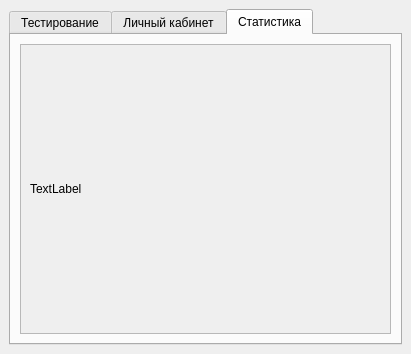
<?xml version="1.0" encoding="UTF-8"?>
<ui version="4.0">
 <class>UI_UserWindow</class>
 <widget class="QMainWindow" name="UI_UserWindow">
  <property name="geometry">
   <rect>
    <x>0</x>
    <y>0</y>
    <width>411</width>
    <height>354</height>
   </rect>
  </property>
  <property name="windowTitle">
   <string>Система тестирования</string>
  </property>
  <widget class="QWidget" name="centralwidget">
   <layout class="QVBoxLayout" name="verticalLayout">
    <item>
     <widget class="QTabWidget" name="tabWidget">
      <property name="currentIndex">
       <number>2</number>
      </property>
      <widget class="QWidget" name="tab">
       <attribute name="title">
        <string>Тестирование</string>
       </attribute>
       <layout class="QFormLayout" name="formLayout">
        <item row="0" column="0">
         <widget class="QLabel" name="label">
          <property name="text">
           <string>Выберите тему</string>
          </property>
          <property name="alignment">
           <set>Qt::AlignCenter</set>
          </property>
         </widget>
        </item>
        <item row="0" column="1">
         <widget class="QComboBox" name="comboBox"/>
        </item>
        <item row="1" column="1">
         <widget class="QPushButton" name="pushButton">
          <property name="text">
           <string>Пройти тематический тест</string>
          </property>
         </widget>
        </item>
        <item row="5" column="0" colspan="2">
         <widget class="QLabel" name="label_2">
          <property name="text">
           <string/>
          </property>
         </widget>
        </item>
        <item row="3" column="0" colspan="2">
         <widget class="QPushButton" name="pushButton_2">
          <property name="text">
           <string>Пройти итоговый тест</string>
          </property>
         </widget>
        </item>
       </layout>
      </widget>
      <widget class="QWidget" name="tab_2">
       <attribute name="title">
        <string>Личный кабинет</string>
       </attribute>
       <layout class="QVBoxLayout" name="verticalLayout_2">
        <item>
         <widget class="QScrollArea" name="scrollArea">
          <property name="widgetResizable">
           <bool>true</bool>
          </property>
          <widget class="QWidget" name="scrollAreaWidgetContents">
           <property name="geometry">
            <rect>
             <x>0</x>
             <y>-124</y>
             <width>354</width>
             <height>414</height>
            </rect>
           </property>
           <layout class="QFormLayout" name="formLayout_2">
            <item row="0" column="0">
             <widget class="QLabel" name="label_14">
              <property name="text">
               <string>Фото</string>
              </property>
             </widget>
            </item>
            <item row="0" column="1">
             <widget class="QGraphicsView" name="photoView"/>
            </item>
            <item row="1" column="1">
             <widget class="QPushButton" name="pushButton_5">
              <property name="text">
               <string>Загрузить фото</string>
              </property>
             </widget>
            </item>
            <item row="2" column="0">
             <widget class="QLabel" name="label_7">
              <property name="text">
               <string>Имя*</string>
              </property>
             </widget>
            </item>
            <item row="2" column="1">
             <widget class="QLineEdit" name="nameLine"/>
            </item>
            <item row="3" column="0">
             <widget class="QLabel" name="label_6">
              <property name="text">
               <string>Фамилия*</string>
              </property>
             </widget>
            </item>
            <item row="3" column="1">
             <widget class="QLineEdit" name="lineEdit_4"/>
            </item>
            <item row="4" column="0">
             <widget class="QLabel" name="label_13">
              <property name="text">
               <string>Отчество</string>
              </property>
             </widget>
            </item>
            <item row="4" column="1">
             <widget class="QLineEdit" name="faternityLine"/>
            </item>
            <item row="5" column="0">
             <widget class="QLabel" name="label_8">
              <property name="text">
               <string>Дата рождения*</string>
              </property>
             </widget>
            </item>
            <item row="5" column="1">
             <widget class="QDateEdit" name="dateOfBirth"/>
            </item>
            <item row="6" column="0">
             <widget class="QLabel" name="label_9">
              <property name="text">
               <string>Группа*</string>
              </property>
             </widget>
            </item>
            <item row="6" column="1">
             <widget class="QComboBox" name="group">
              <item>
               <property name="text">
                <string>18БИ1</string>
               </property>
              </item>
              <item>
               <property name="text">
                <string>18БИ2</string>
               </property>
              </item>
             </widget>
            </item>
            <item row="7" column="0">
             <widget class="QLabel" name="label_10">
              <property name="text">
               <string>Секретный вопрос*</string>
              </property>
             </widget>
            </item>
            <item row="7" column="1">
             <widget class="QComboBox" name="question">
              <item>
               <property name="text">
                <string>Вопрос1</string>
               </property>
              </item>
              <item>
               <property name="text">
                <string>Вопрос2</string>
               </property>
              </item>
              <item>
               <property name="text">
                <string>Вопрос3</string>
               </property>
              </item>
             </widget>
            </item>
            <item row="8" column="0">
             <widget class="QLabel" name="label_11">
              <property name="text">
               <string>Ответ*</string>
              </property>
             </widget>
            </item>
            <item row="8" column="1">
             <widget class="QLineEdit" name="answerLine"/>
            </item>
            <item row="9" column="0">
             <widget class="QLabel" name="label_3">
              <property name="text">
               <string>Эл. почта*</string>
              </property>
             </widget>
            </item>
            <item row="9" column="1">
             <widget class="QLineEdit" name="emailLine"/>
            </item>
            <item row="10" column="0">
             <widget class="QLabel" name="label_12">
              <property name="text">
               <string>Телефон</string>
              </property>
             </widget>
            </item>
            <item row="10" column="1">
             <widget class="QLineEdit" name="phoneLine"/>
            </item>
            <item row="11" column="1">
             <widget class="QPushButton" name="pushButton_3">
              <property name="text">
               <string>Подтвердить изменения</string>
              </property>
             </widget>
            </item>
            <item row="13" column="0" colspan="2">
             <widget class="QPushButton" name="pushButton_4">
              <property name="text">
               <string>Удалить пользователя</string>
              </property>
             </widget>
            </item>
            <item row="14" column="0" colspan="2">
             <widget class="QLabel" name="errorLabel">
              <property name="text">
               <string/>
              </property>
             </widget>
            </item>
           </layout>
          </widget>
         </widget>
        </item>
       </layout>
      </widget>
      <widget class="QWidget" name="tab_3">
       <attribute name="title">
        <string>Статистика</string>
       </attribute>
       <layout class="QVBoxLayout" name="verticalLayout_3">
        <item>
         <widget class="QScrollArea" name="scrollArea_2">
          <property name="widgetResizable">
           <bool>true</bool>
          </property>
          <widget class="QWidget" name="scrollAreaWidgetContents_2">
           <property name="geometry">
            <rect>
             <x>0</x>
             <y>0</y>
             <width>367</width>
             <height>290</height>
            </rect>
           </property>
           <layout class="QHBoxLayout" name="horizontalLayout">
            <item>
             <widget class="QLabel" name="label_4">
              <property name="text">
               <string>TextLabel</string>
              </property>
             </widget>
            </item>
           </layout>
          </widget>
         </widget>
        </item>
       </layout>
      </widget>
     </widget>
    </item>
   </layout>
  </widget>
 </widget>
 <resources/>
 <connections/>
</ui>
